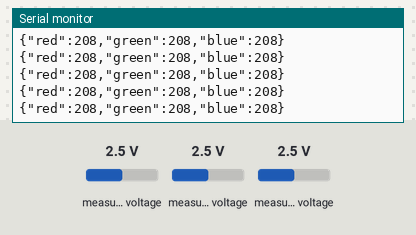
This sketch was run on a simulated ESP8266 (NodeMCU). Parts: the last lines printed to the serial monitor. The test bench sets the inputs (shaded band); at power-on: measured voltage 2.5 V. WiFi joins after 1.5 s; servers stay silent unless stated.

Above: at 2.7 s.
2.8 s: measured voltage (sensor 200) set to 0.1 V
At 2.83 s:
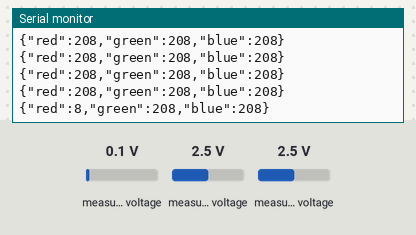
4.3 s: measured voltage (sensor 201) set to 0.1 V
At 4.33 s:
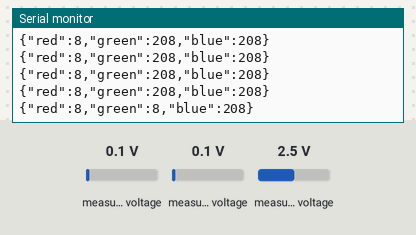
5.8 s: measured voltage (sensor 202) set to 0.1 V
At 5.83 s:
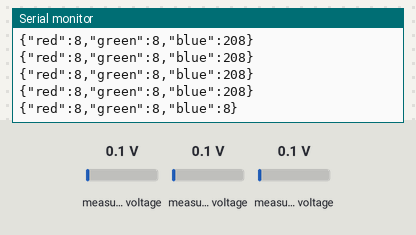
7.3 s: measured voltage (sensor 200) set to 1.2 V
At 7.33 s:
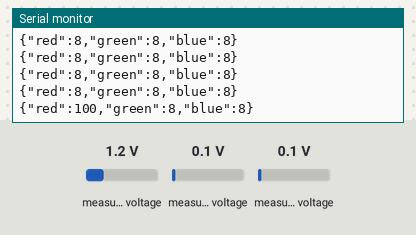
8.8 s: measured voltage (sensor 201) set to 1.2 V
At 8.83 s:
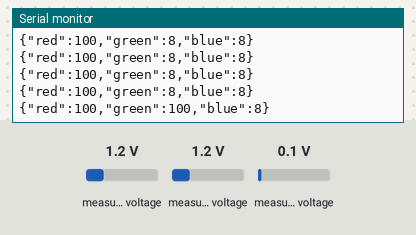
10.3 s: measured voltage (sensor 202) set to 1.2 V
At 10.33 s:
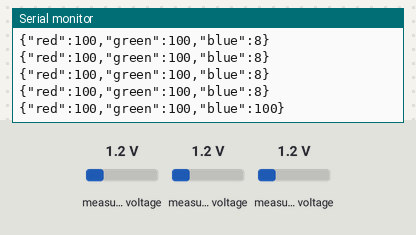
Timing chart, 0 to 12.8 s (numbered marks = the images above; inputs shaded):
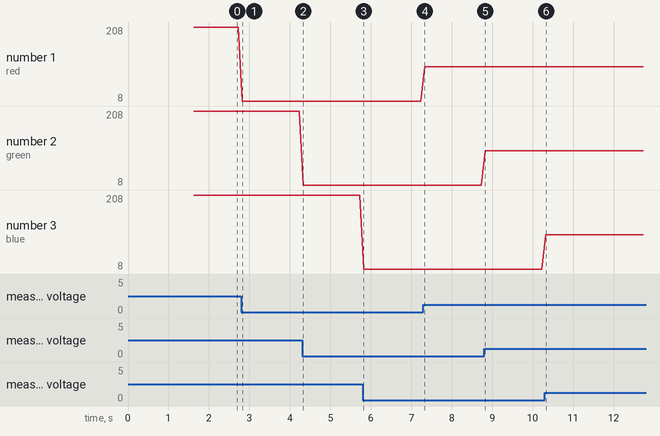

The sketch:

webserver_rgb_websockets.ino
```cpp
// (licence header left out)
#include <ESP8266WiFi.h>
#include <ESP8266WebServer.h>
#include <WebSocketsServer.h>
#include <Adafruit_ADS1015.h>
#include <Ticker.h>

// instantiate server objects
ESP8266WebServer server;
WebSocketsServer webSocket = WebSocketsServer(81);

// define program variables
char* ssid = "BEARS";
char* password = "tenonezero";
bool read_data = false;

// declare a timer variable
Ticker timer;

// declare a variable for the ADS1115
Adafruit_ADS1115 ads;

// raw string literal for containing the page to be sent to clients
char webpage[] PROGMEM = R"=====(
<html>
<head>
  <script>
    var Socket;
    function RGBToHex(r,g,b) {
      // format 3 number values (0~255) to #NNNNNN (hex)
      r = r.toString(16);
      g = g.toString(16);
      b = b.toString(16);
      if(r.length == 1)
        r = "0" + r;
      if(g.length == 1)
        g = "0" + g;
      if(b.length == 1)
        b = "0" + b;
      return "#" + r + g + b;
    }
    function init() {
      Socket = new WebSocket('ws://' + window.location.hostname + ':81/');
      Socket.onmessage = function(event){
        // receive the color data from the server
        var data = JSON.parse(event.data);
        console.log(data);
        // change the color of the body's background using the data
        document.body.style.background = RGBToHex(data['red'],data['green'],data['blue']);
      }
    }
  </script>
</head>
<body onload="javascript:init()">
  <!-- EMPTY BODY -->
</body>
</html>
)=====";

void setup()
{
  // connect to the local wi-fi
  WiFi.begin(ssid,password);
  Serial.begin(115200);
  while(WiFi.status()!=WL_CONNECTED)
  {
    Serial.print(".");
    delay(500);
  }
  Serial.println("");
  Serial.print("IP Address: ");
  Serial.println(WiFi.localIP());

  // define the routes in which the server is accessible
  server.on("/",[](){
    server.send_P(200, "text/html", webpage);
  });
  server.begin();
  webSocket.begin();
  // initialize ADC and timer function
  timer.attach(/*rate in secs*/ 0.1, /*callback*/ readData);
  ads.begin();
  // not planning on receiving any data from the client
  // webSocket.onEvent(webSocketEvent);
}

void readData() {
  // should only be used to set/unset flags
  read_data = true;
}

void loop()
{
  webSocket.loop();
  server.handleClient();
  if(read_data){
    // get the measurements from the 3 ADC channels
    uint16_t adc0 = ads.readADC_SingleEnded(0);
    // scale the data down to the [0, 255] range
    adc0 = adc0 >> 6; // original range i have is 0–16384 despite being a 16-bit measurement
    uint16_t adc1 = ads.readADC_SingleEnded(1) >> 6;
    uint16_t adc2 = ads.readADC_SingleEnded(2) >> 6;
    // build the JSON-formatted string for sending over the websocket
    String json = "{\"red\":";
    json += adc0;
    json += ",\"green\":";
    json += adc1;
    json += ",\"blue\":";
    json += adc2;
    json += "}";
    Serial.println(json); // DEBUGGING
    webSocket.broadcastTXT(json.c_str(), json.length());
    // reset the flag
    read_data = false;
  }
}
```

Measured:
- after the input at 2.8 s, the serial monitor: prints a new line at once (image 1)
- after the input at 4.3 s, the serial monitor: prints a new line at once (image 2)
- after the input at 5.8 s, the serial monitor: prints a new line at once (image 3)
- after the input at 7.3 s, the serial monitor: prints a new line at once (image 4)
- after the input at 8.8 s, the serial monitor: prints a new line at once (image 5)
- after the input at 10.3 s, the serial monitor: prints a new line at once (image 6)
- plotted number 1: 208 → 8 after the input at 2.8 s, 8 → 100 after the input at 7.3 s
